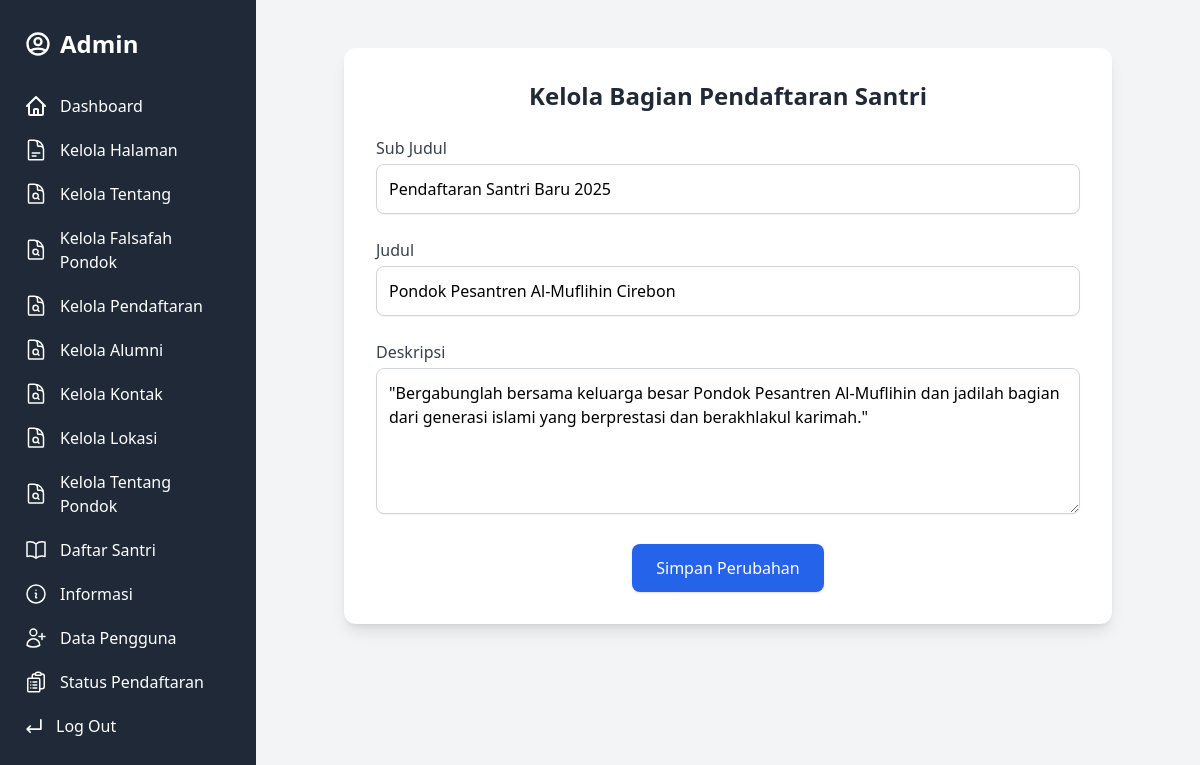
Screenshot of /admin/kelola_pendaftaran_section.php (signed in) with the database file from the repository.
### tables this page shows
CREATE TABLE `pendaftaran_section` (
  `id` int(11) NOT NULL,
  `sub_judul` varchar(255) DEFAULT NULL,
  `judul` varchar(255) DEFAULT NULL,
  `deskripsi` text DEFAULT NULL
);

### admin/kelola_pendaftaran_section.php (the view, shortened to what this page needs)
<?php
include '../config.php';
include '../sidebar.php';
$result = $mysqli->query("SELECT * FROM pendaftaran_section LIMIT 1");
$data = $result->fetch_assoc();
?>
<!DOCTYPE html>
<html lang="id">
<head>
    <script src="https://cdn.tailwindcss.com"></script>
</head>
<body class="bg-gray-100 min-h-screen">
    <div class="container mx-auto px-4 py-12">
        <div class="bg-white rounded-xl shadow-lg p-8 max-w-3xl mx-auto">
            <h1 class="text-2xl font-bold text-gray-800 mb-6 text-center">Kelola Bagian Pendaftaran Santri</h1>
            <form method="POST" class="space-y-6">
                <div>
                    <label for="sub_judul" class="block font-medium text-gray-700 mb-1">Sub Judul</label>
                    <input type="text" id="sub_judul" name="sub_judul"
                        value="<?= htmlspecialchars($data['sub_judul']); ?>"
                        class="w-full border border-gray-300 rounded-lg shadow-sm p-3 focus:ring focus:ring-blue-200"
                        required>
                </div>
                <div>
                    <label for="judul" class="block font-medium text-gray-700 mb-1">Judul</label>
                    <input type="text" id="judul" name="judul" value="<?= htmlspecialchars($data['judul']); ?>"
                        class="w-full border border-gray-300 rounded-lg shadow-sm p-3 focus:ring focus:ring-blue-200"
                        required>
                </div>
                <div>
                    <label for="deskripsi" class="block font-medium text-gray-700 mb-1">Deskripsi</label>
                    <textarea id="deskripsi" name="deskripsi" rows="5"
                        class="w-full border border-gray-300 rounded-lg shadow-sm p-3 focus:ring focus:ring-blue-200"
                        required><?= htmlspecialchars($data['deskripsi']); ?></textarea>
                </div>
                <div class="text-center">
                    <button type="submit" name="submit"
                        class="bg-blue-600 text-white px-6 py-3 rounded-lg shadow hover:bg-blue-700 transition-all">
                        Simpan Perubahan
                    </button>
                </div>
            </form>
        </div>
    </div>
</body>
</html>

### rows the page displays
pendaftaran_section: sub_judul "Pendaftaran Santri Baru 2025", judul "Pondok Pesantren Al-Muflihin Cirebon", deskripsi "\"Bergabunglah bersama keluarga besar Pondok Pesantren Al-Muflihin dan jadilah bagian dari generasi islami yang berprestasi dan berakhlakul karimah.\""

### other values shown
$role "Admin"
